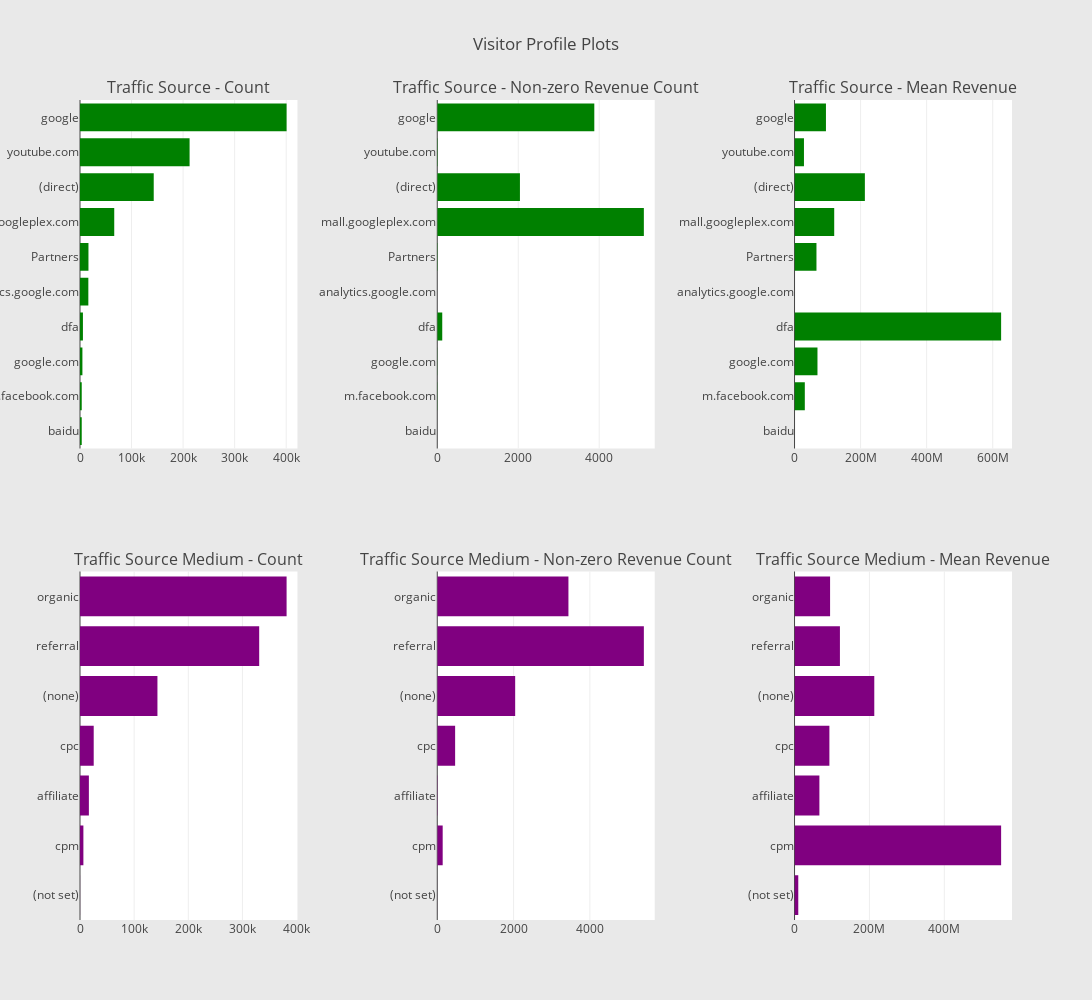

Notebook cell for this chart:
### Markdown cell above
## Traffic Source

### Code cell
titles = ["Traffic Source - Count", "Traffic Source - Non-zero Revenue Count", "Traffic Source - Mean Revenue",
          "Traffic Source Medium - Count",  "Traffic Source Medium - Non-zero Revenue Count",
          "Traffic Source Medium - Mean Revenue"]

fig_title = "Visitor Profile Plots"
fn = 'visitor-profile-plots'

features = ['trafficSource_source', 'trafficSource_medium']

head_val = 10
colors = ['green', 'purple']

multiple_horizontal_bar_chart(titles, fig_title, fn, features, head_val, colors, nrows=2, ncols=3, vs=0.15, hs=0.15, h=1000, w=1400)

### Figure 1 — Plotly figure (JSON) as saved in the notebook; plotly's stock layout.template omitted (floating-point values rounded to 4 significant figures)
{"data": [{"marker": {"color": "green"}, "orientation": "h", "showlegend": false, "type": "bar", "uid": "f8a1b176-610b-43e4-8f35-85be0da9fa33", "x": [3356, 3365, 4669, 5686, 16172, 16411, 66416, 143028, 212602, 400788], "xaxis": "x", "y": ["baidu", "m.facebook.com", "google.com", "dfa", "analytics.google.com", "Partners", "mall.googleplex.com", "(direct)", "youtube.com", "google"], "yaxis": "y"}, {"marker": {"color": "green"}, "orientation": "h", "showlegend": false, "type": "bar", "uid": "f53743ad-92c9-4883-8dca-94c3cbf428ec", "x": [0, 6, 5, 123, 0, 9, 5103, 2042, 11, 3879], "xaxis": "x2", "y": ["baidu", "m.facebook.com", "google.com", "dfa", "analytics.google.com", "Partners", "mall.googleplex.com", "(direct)", "youtube.com", "google"], "yaxis": "y2"}, {"marker": {"color": "green"}, "orientation": "h", "showlegend": false, "type": "bar", "uid": "b5f661cf-9aff-48eb-8ca3-e191971d3328", "x": [null, 31130000.0, 69448000, 625400000.0, null, 66380000.0, 120100000.0, 212900000.0, 28550000.0, 95120000.0], "xaxis": "x3", "y": ["baidu", "m.facebook.com", "google.com", "dfa", "analytics.google.com", "Partners", "mall.googleplex.com", "(direct)", "youtube.com", "google"], "yaxis": "y3"}, {"marker": {"color": "purple"}, "orientation": "h", "showlegend": false, "type": "bar", "uid": "486a33c3-4195-4702-b449-afa62bfb0379", "x": [120, 6262, 16403, 25326, 143026, 330955, 381561], "xaxis": "x4", "y": ["(not set)", "cpm", "affiliate", "cpc", "(none)", "referral", "organic"], "yaxis": "y4"}, {"marker": {"color": "purple"}, "orientation": "h", "showlegend": false, "type": "bar", "uid": "89fb48f7-b7f7-49f0-898d-07377e0a4bdf", "x": [1, 142, 9, 468, 2042, 5415, 3438], "xaxis": "x5", "y": ["(not set)", "cpm", "affiliate", "cpc", "(none)", "referral", "organic"], "yaxis": "y5"}, {"marker": {"color": "purple"}, "orientation": "h", "showlegend": false, "type": "bar", "uid": "fcc274a3-3e38-4b91-b3d6-f055f23887d2", "x": [9990000, 551700000.0, 66380000.0, 93070000.0, 212900000.0, 121200000.0, 94930000.0], "xaxis": "x6", "y": ["(not set)", "cpm", "affiliate", "cpc", "(none)", "referral", "organic"], "yaxis": "y6"}], "layout": {"annotations": [{"font": {"size": 16}, "showarrow": false, "text": "Traffic Source - Count", "x": 0.1167, "xanchor": "center", "xref": "paper", "y": 1, "yanchor": "bottom", "yref": "paper"}, {"font": {"size": 16}, "showarrow": false, "text": "Traffic Source - Non-zero Revenue Count", "x": 0.5, "xanchor": "center", "xref": "paper", "y": 1, "yanchor": "bottom", "yref": "paper"}, {"font": {"size": 16}, "showarrow": false, "text": "Traffic Source - Mean Revenue", "x": 0.8833, "xanchor": "center", "xref": "paper", "y": 1, "yanchor": "bottom", "yref": "paper"}, {"font": {"size": 16}, "showarrow": false, "text": "Traffic Source Medium - Count", "x": 0.1167, "xanchor": "center", "xref": "paper", "y": 0.425, "yanchor": "bottom", "yref": "paper"}, {"font": {"size": 16}, "showarrow": false, "text": "Traffic Source Medium - Non-zero Revenue Count", "x": 0.5, "xanchor": "center", "xref": "paper", "y": 0.425, "yanchor": "bottom", "yref": "paper"}, {"font": {"size": 16}, "showarrow": false, "text": "Traffic Source Medium - Mean Revenue", "x": 0.8833, "xanchor": "center", "xref": "paper", "y": 0.425, "yanchor": "bottom", "yref": "paper"}], "height": 1000, "paper_bgcolor": "rgb(233,233,233)", "title": "Visitor Profile Plots", "width": 1400, "xaxis": {"anchor": "y", "domain": [0, 0.2333]}, "xaxis2": {"anchor": "y2", "domain": [0.3833, 0.6167]}, "xaxis3": {"anchor": "y3", "domain": [0.7667, 1.0]}, "xaxis4": {"anchor": "y4", "domain": [0, 0.2333]}, "xaxis5": {"anchor": "y5", "domain": [0.3833, 0.6167]}, "xaxis6": {"anchor": "y6", "domain": [0.7667, 1.0]}, "yaxis": {"anchor": "x", "domain": [0.575, 1]}, "yaxis2": {"anchor": "x2", "domain": [0.575, 1]}, "yaxis3": {"anchor": "x3", "domain": [0.575, 1]}, "yaxis4": {"anchor": "x4", "domain": [0, 0.425]}, "yaxis5": {"anchor": "x5", "domain": [0, 0.425]}, "yaxis6": {"anchor": "x6", "domain": [0, 0.425]}}}
